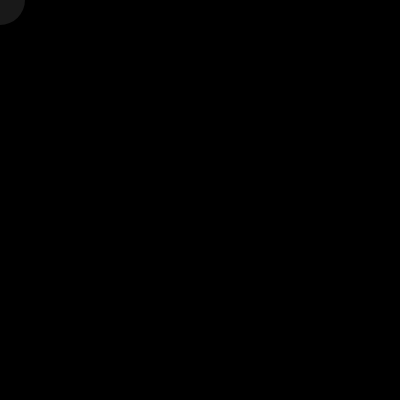
Frame 1 (no input)
Frame 60 (no input): identical to frame 1, image omitted
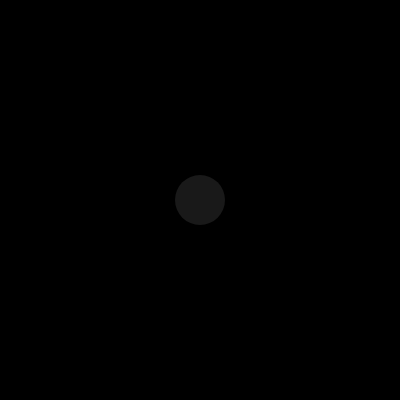
Frame 120 (the mouse pressed at the canvas centre since frame 60)

The p5.js sketch that drew these frames (run headless with seeded random() and noise() and a simulated clock; from frame 60 on, the mouse is pressed at the canvas centre):

// p5.js sketch
// ── sketch.js
// Changing color circles
// Kaleb Bourgeois
// Tuesday, october 13th
//

//Defiing constants
const ELLIPSE_DIAMATER = 50;

//Initalizing the sketch by creating a 400x400 canvas, initalizing colors, defualt fill, and target frame rate
async function setup() {
  createCanvas(400, 400);
  colorMode(RGB);
  fill(25);
  background(0);
  frameRate(60);
}

//Calling funcitons
function draw() {
  background(0);
  drawEllipse();
}

//drawEllipse draws an ellipse at the current mouse x and y. The elipse has no stroke
function drawEllipse() {
  noStroke();
  ellipse(mouseX, mouseY, ELLIPSE_DIAMATER, ELLIPSE_DIAMATER);
}

//since keyPressed is called when a key is pressed, I put the code for changing the ellipse color within the funciton
//keyPressed() changes the ellipse's color depending on the quadrant of the 400x400 window
function keyPressed() {
  if(mouseX < 200 && mouseY < 200) {
    fill(255, 0, 0);
  }
  else if(mouseX >= 200 && mouseY < 200) {
    fill(0, 255, 0);
  }
  else if(mouseX < 200 && mouseY >= 200) {
    fill(0, 0, 255);
  }
  else {
    fill(255);
  }
}
